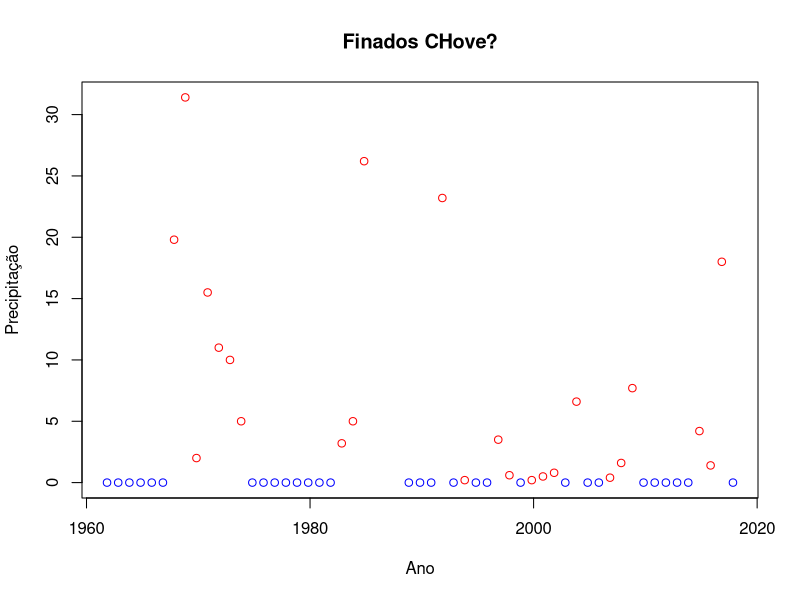

The R script that drew this image:
#Import Data Frame
dados<-read.csv2("dados.csv", header = TRUE, sep = ";")

View(dados)

summary(dados)

str(dados)

install.packages("lubridate")
install.packages("Rcpp")

library(lubridate)

dados$Data = dmy(dados$Data)

dados2 = dados[month(dados$Data) ==11 & day(dados$Data) == 2,c('Data','Precipitacao')]
#View(dados2)

dados2$Choveu = as.factor(dados2$Precipitacao != 0)

#View(dados2)

str(dados2)

summary(dados2)

#Gerando Grafico

palette(c("blue","red"))
plot(dados2$Data, dados2$Precipitacao, main = "Finados CHove?", xlab = "Ano", ylab = "Precipitação", col = dados2$Choveu)
